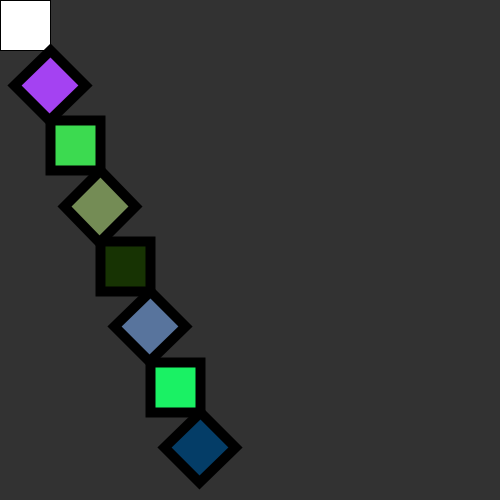
Frame 1 (no input)
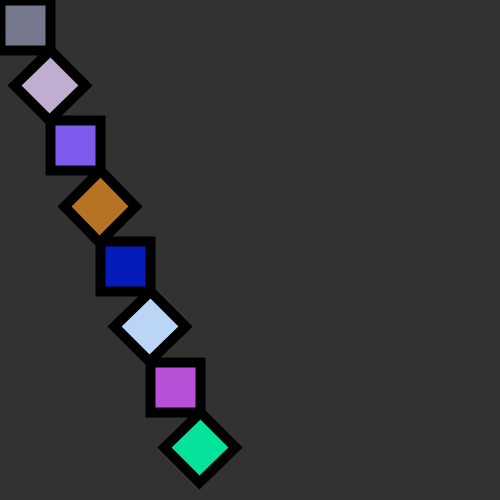
Frame 60 (the mouse pressed at the canvas centre just before this capture)
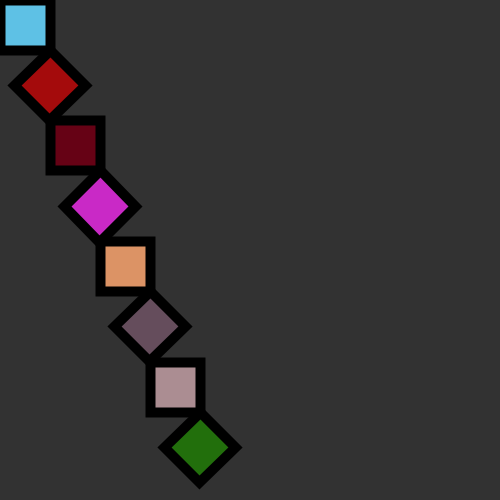
Frame 120 (the mouse held since frame 60 and released just before this capture)

The Processing sketch that drew these frames (run headless with seeded random() and noise(); from frame 60 on, the mouse is pressed at the canvas centre):

// Processing sketch: processing_60458
// ── processing_60458.pde

int steps = 6;

void setup() {
  size(500, 500);
  smooth();
}

void draw(){
 
  background(50);
  rect(0, 0, 50, 50);
  fill(random(255), random(255), random(255));
  strokeWeight(10);
  
  translate(50, 50);
  rotate( radians(45));
  rect(0, 0, 50, 50);
  fill(random(255), random(255), random(255));
  
  translate(50, 50);
  rotate( radians(-45));
  rect(0, 0, 50, 50);
  fill(random(255), random(255), random(255));
  
  translate(50, 50);
  rotate( radians(45));
  rect(0, 0, 50, 50);
  fill(random(255), random(255), random(255));
  
  translate(50, 50);
  rotate( radians(-45));
  rect(0, 0, 50, 50);
  fill(random(255), random(255), random(255));
  
  translate(50, 50);
  rotate( radians(45));
  rect(0, 0, 50, 50);
  fill(random(255), random(255), random(255));
  
  translate(50, 50);
  rotate( radians(-45));
  rect(0, 0, 50, 50);
  fill(random(255), random(255), random(255));
  
  translate(50, 50);
  rotate( radians(45));
  rect(0, 0, 50, 50);
  fill(random(255), random(255), random(255));
}
